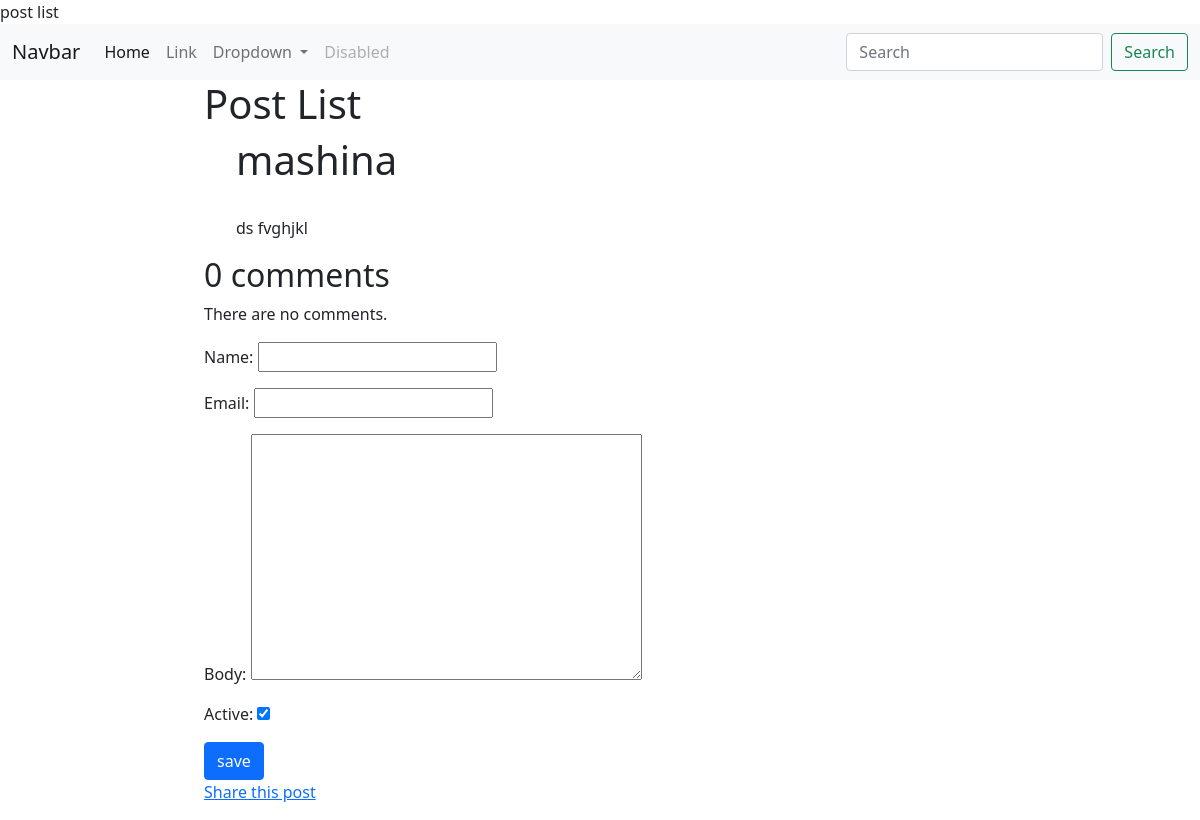
/blog/2023/5/15/mashina/, run on an earlier commit of the app's database.
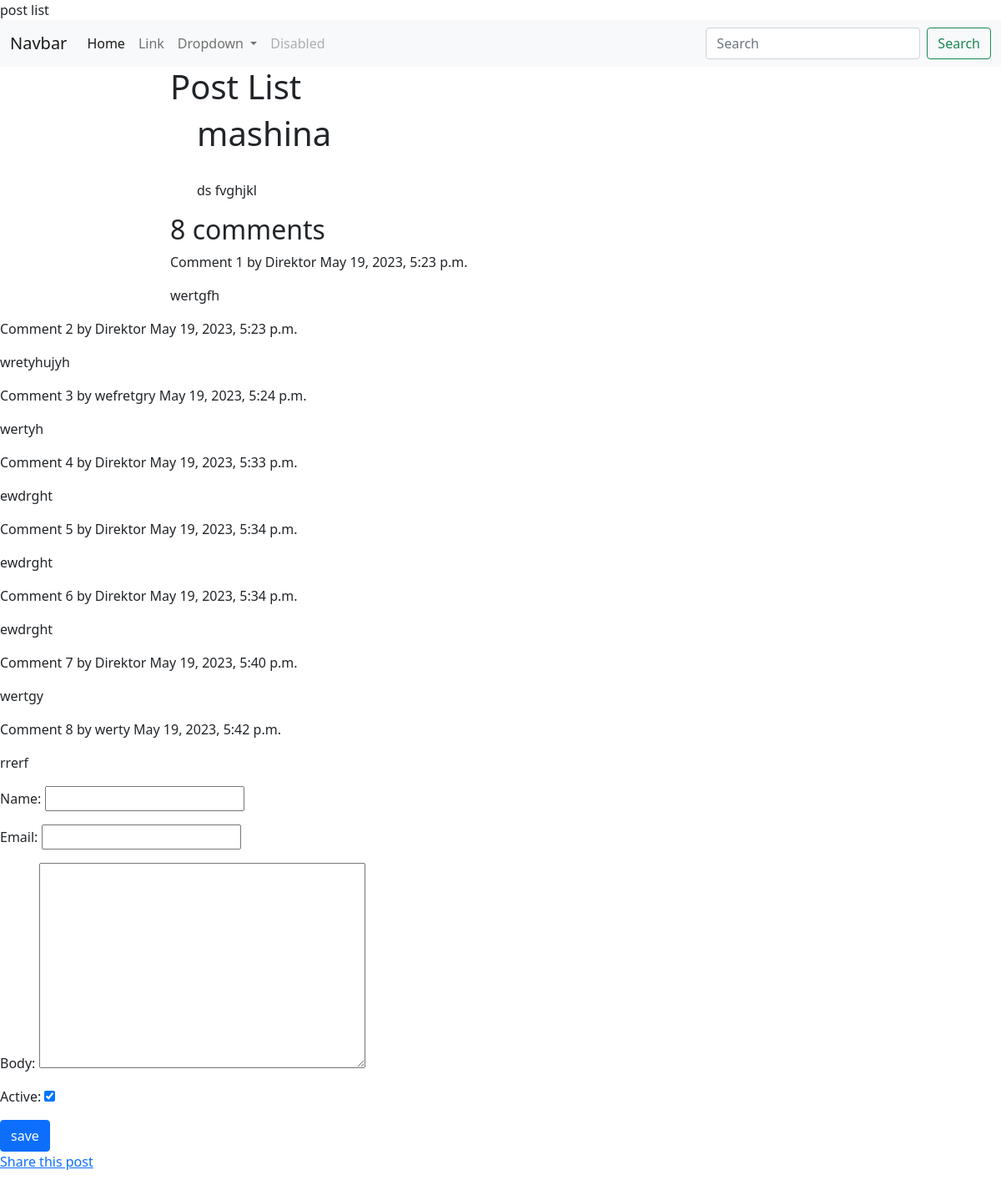
And on a later commit of the database.
### blog/models.py (models this page shows, shortened)
class Post(models.Model):
    choice = (
        ("DF", "Draft"),
        ("PB", "Published")
    )
    title = models.CharField(max_length=200)
    slug = models.SlugField(max_length=200, unique_for_date='publish')  # 2023/05/15/post1,post1
    author = models.ForeignKey(Student, on_delete=models.CASCADE, related_name='blog_post')
    body = models.TextField()
    publish = models.DateTimeField(default=timezone.now())  # 2023/06/15/
    created = models.DateTimeField(auto_now_add=True)
    updated = models.DateTimeField(auto_now=True)
    status = models.CharField(max_length=200, choices=choice, default='DF')
    objects = models.Manager()  # default
    published = PublishedManager()
    class Meta:
        ordering = ["-publish"]

class Commit(models.Model):
    post = models.ForeignKey(Post, on_delete=models.CASCADE, related_name='comment')
    name = models.CharField(max_length=200)
    email = models.EmailField()
    body = models.TextField()
    created = models.DateTimeField(auto_now_add=True)
    updated = models.DateTimeField(auto_now=True)
    active = models.BooleanField(default=True)
    class Meta:
        ordering = ['created']

### blog/views.py (the view)
# urls.py: path('<int:year>/<int:month>/<int:day>/<slug:post>/', post_details, name="post_detail"),
def post_details(request, year, month, day, post):
    post = get_object_or_404(Post, status="PB",
                             slug=post,
                             publish__year=year,
                             publish__month=month,
                             publish__day=day)
    comments = post.comment.filter(active=True)
    form = CommentForm()
    return render(request, 'blog/post/detail.html', {'post': post, 'comments': comments, 'form': form})

### blog/forms.py
class CommentForm(forms.ModelForm):
    class Meta:
        model = Commit
        fields = ['name', 'email', 'body', 'active']

### templates/blog/post/detail.html (shortened to what this page needs)
{% extends 'base.html' %}
{% block content %}
    <div class="row">
        <div class="offset-2 col-8">
            <h1>Post List</h1>
            <ul>
                <h1>{{ post.title }}</h1><br>
                <p>{{ post.body }}</p>
            </ul>
            {% with comments.count as total_comments %}
                <h2>
                    {{ total_comments }} comment{{ total_comments|pluralize }}
                </h2>
            {% endwith %}
            {% for comment in comments %}
                <p class="info">
                    Comment {{ forloop.counter }} by {{ comment.name }}
                    {{ comment.created }}
                </p>
                {{ comment.body|linebreaks }}
                </div>
            {% empty %}
                <p>There are no comments.</p>
            {% endfor %}
        <form action="{% url 'blog:comment' post.id %}" method="post">
            {{ form.as_p }}
            <button type="submit" class="btn btn-primary">save</button>
        </form>
        <p>
            <a href="{% url "blog:post_share" post.id %}">
                Share this post
            </a>
        </p>
    </div>
    </div>
{% endblock %}

### templates/base.html (shortened to what this page needs)
<!DOCTYPE html>
<html lang="en">
<head>
    <link href="https://cdn.jsdelivr.net/npm/bootstrap@5.0.2/dist/css/bootstrap.min.css" rel="stylesheet"
>
</head>
<body>
<nav class="navbar navbar-expand-lg navbar-light bg-light">
    <div class="container-fluid">
        <a class="navbar-brand" href="#">Navbar</a>
        <div class="collapse navbar-collapse" id="navbarSupportedContent">
            <ul class="navbar-nav me-auto mb-2 mb-lg-0">
                <li class="nav-item">
                    <a class="nav-link active" aria-current="page" href="#">Home</a>
                </li>
                <li class="nav-item">
                    <a class="nav-link" href="#">Link</a>
                </li>
                <li class="nav-item dropdown">
                    <a class="nav-link dropdown-toggle" href="#" id="navbarDropdown" role="button"
                       data-bs-toggle="dropdown" aria-expanded="false">
                        Dropdown
                    </a>
                </li>
                <li class="nav-item">
                    <a class="nav-link disabled" href="#" tabindex="-1" aria-disabled="true">Disabled</a>
                </li>
            </ul>
            <form class="d-flex">
                <input class="form-control me-2" type="search" placeholder="Search" aria-label="Search">
                <button class="btn btn-outline-success" type="submit">Search</button>
            </form>
        </div>
    </div>
</nav>
{% block content %}{% endblock %}
</body>
</html>

What changed in the data, as far as the page shows it:
added Commit: name "Direktor", created "May 19, 2023, 5:23 p.m.", body "wertgfh"
added Commit: name "Direktor", created "May 19, 2023, 5:23 p.m.", body "wretyhujyh"
added Commit: name "wefretgry", created "May 19, 2023, 5:24 p.m.", body "wertyh"
added Commit: name "Direktor", created "May 19, 2023, 5:33 p.m.", body "ewdrght"
added Commit: name "Direktor", created "May 19, 2023, 5:34 p.m.", body "ewdrght"
added Commit: name "Direktor", created "May 19, 2023, 5:34 p.m.", body "ewdrght"
added Commit: name "Direktor", created "May 19, 2023, 5:40 p.m.", body "wertgy"
added Commit: name "werty", created "May 19, 2023, 5:42 p.m.", body "rrerf"
Also different on the page:
{{ total_comments }}: "0" → "8"
text no longer shown: "There are no comments."
